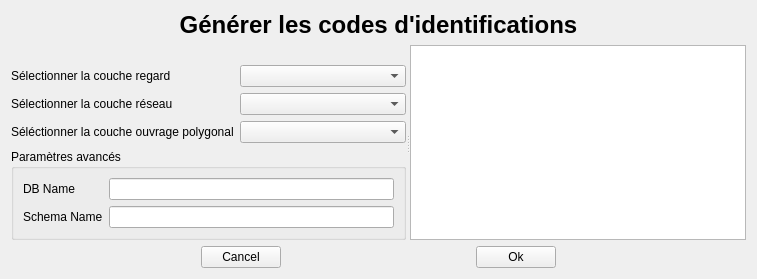
<?xml version="1.0" encoding="UTF-8"?>
<ui version="4.0">
 <class>generate_code</class>
 <widget class="QWidget" name="generate_code">
  <property name="geometry">
   <rect>
    <x>0</x>
    <y>0</y>
    <width>757</width>
    <height>271</height>
   </rect>
  </property>
  <property name="windowTitle">
   <string>Générer les codes d'identifications</string>
  </property>
  <layout class="QVBoxLayout" name="verticalLayout_2">
   <item>
    <widget class="QLabel" name="label_3">
     <property name="maximumSize">
      <size>
       <width>16777215</width>
       <height>50</height>
      </size>
     </property>
     <property name="text">
      <string>&lt;html&gt;&lt;head/&gt;&lt;body&gt;&lt;p align=&quot;center&quot;&gt;&lt;span style=&quot; font-size:18pt; font-weight:600;&quot;&gt;Générer les codes d'identifications&lt;/span&gt;&lt;/p&gt;&lt;/body&gt;&lt;/html&gt;</string>
     </property>
    </widget>
   </item>
   <item>
    <widget class="QSplitter" name="splitter">
     <property name="orientation">
      <enum>Qt::Horizontal</enum>
     </property>
     <widget class="QWidget" name="layoutWidget_2">
      <layout class="QVBoxLayout" name="verticalLayout">
       <item>
        <spacer name="verticalSpacer_3">
         <property name="orientation">
          <enum>Qt::Vertical</enum>
         </property>
         <property name="sizeType">
          <enum>QSizePolicy::Fixed</enum>
         </property>
         <property name="sizeHint" stdset="0">
          <size>
           <width>20</width>
           <height>20</height>
          </size>
         </property>
        </spacer>
       </item>
       <item>
        <layout class="QFormLayout" name="formLayout">
         <item row="1" column="0">
          <widget class="QLabel" name="label">
           <property name="text">
            <string>Sélectionner la couche réseau</string>
           </property>
          </widget>
         </item>
         <item row="1" column="1">
          <widget class="QComboBox" name="cb_line_layer"/>
         </item>
         <item row="0" column="1">
          <widget class="QComboBox" name="cb_point_layer"/>
         </item>
         <item row="0" column="0">
          <widget class="QLabel" name="label_2">
           <property name="text">
            <string>Sélectionner la couche regard</string>
           </property>
          </widget>
         </item>
         <item row="2" column="1">
          <widget class="QComboBox" name="cb_polygon_layer"/>
         </item>
         <item row="2" column="0">
          <widget class="QLabel" name="label_7">
           <property name="text">
            <string>Séléctionner la couche ouvrage polygonal</string>
           </property>
          </widget>
         </item>
        </layout>
       </item>
       <item>
        <spacer name="verticalSpacer_2">
         <property name="orientation">
          <enum>Qt::Vertical</enum>
         </property>
         <property name="sizeType">
          <enum>QSizePolicy::Expanding</enum>
         </property>
         <property name="sizeHint" stdset="0">
          <size>
           <width>20</width>
           <height>20</height>
          </size>
         </property>
        </spacer>
       </item>
       <item>
        <widget class="QgsCollapsibleGroupBox" name="mGroupBox">
         <property name="title">
          <string>Paramètres avancés</string>
         </property>
         <property name="collapsed">
          <bool>true</bool>
         </property>
         <layout class="QFormLayout" name="formLayout_2">
          <item row="0" column="0">
           <widget class="QLabel" name="label_4">
            <property name="text">
             <string>DB Name</string>
            </property>
           </widget>
          </item>
          <item row="1" column="0">
           <widget class="QLabel" name="label_5">
            <property name="text">
             <string>Schema Name</string>
            </property>
           </widget>
          </item>
          <item row="0" column="1">
           <widget class="QLineEdit" name="le_bd_name"/>
          </item>
          <item row="1" column="1">
           <widget class="QLineEdit" name="le_schema_name"/>
          </item>
         </layout>
        </widget>
       </item>
      </layout>
     </widget>
     <widget class="QTextBrowser" name="textBrowser"/>
    </widget>
   </item>
   <item>
    <layout class="QHBoxLayout" name="horizontalLayout_2">
     <item>
      <spacer name="horizontalSpacer">
       <property name="orientation">
        <enum>Qt::Horizontal</enum>
       </property>
       <property name="sizeHint" stdset="0">
        <size>
         <width>40</width>
         <height>20</height>
        </size>
       </property>
      </spacer>
     </item>
     <item>
      <widget class="QPushButton" name="pb_cancel">
       <property name="text">
        <string>Cancel</string>
       </property>
      </widget>
     </item>
     <item>
      <spacer name="horizontalSpacer_2">
       <property name="orientation">
        <enum>Qt::Horizontal</enum>
       </property>
       <property name="sizeHint" stdset="0">
        <size>
         <width>40</width>
         <height>20</height>
        </size>
       </property>
      </spacer>
     </item>
     <item>
      <widget class="QPushButton" name="pb_ok">
       <property name="text">
        <string>Ok</string>
       </property>
      </widget>
     </item>
     <item>
      <spacer name="horizontalSpacer_3">
       <property name="orientation">
        <enum>Qt::Horizontal</enum>
       </property>
       <property name="sizeHint" stdset="0">
        <size>
         <width>40</width>
         <height>20</height>
        </size>
       </property>
      </spacer>
     </item>
    </layout>
   </item>
  </layout>
 </widget>
 <customwidgets>
  <customwidget>
   <class>QgsCollapsibleGroupBox</class>
   <extends>QGroupBox</extends>
   <header>qgscollapsiblegroupbox.h</header>
   <container>1</container>
  </customwidget>
 </customwidgets>
 <resources/>
 <connections/>
</ui>
